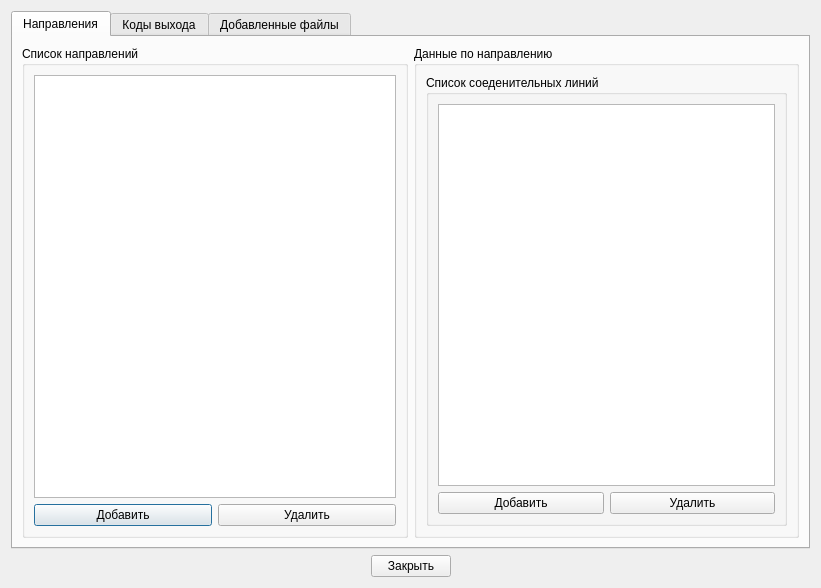
<?xml version="1.0" encoding="UTF-8"?>
<ui version="4.0">
 <class>QProgramPropertyDialog</class>
 <widget class="QDialog" name="QProgramPropertyDialog">
  <property name="geometry">
   <rect>
    <x>0</x>
    <y>0</y>
    <width>821</width>
    <height>588</height>
   </rect>
  </property>
  <property name="windowTitle">
   <string>Настройки программы</string>
  </property>
  <layout class="QVBoxLayout" name="verticalLayout_5">
   <item>
    <widget class="QTabWidget" name="tabWidget">
     <property name="currentIndex">
      <number>0</number>
     </property>
     <widget class="QWidget" name="tabDirection">
      <attribute name="title">
       <string>Направления</string>
      </attribute>
      <layout class="QHBoxLayout" name="horizontalLayout_9">
       <item>
        <widget class="QGroupBox" name="groupBox">
         <property name="title">
          <string>Список направлений</string>
         </property>
         <layout class="QVBoxLayout" name="verticalLayout_4">
          <item>
           <widget class="QTableView" name="listViewDirectionName">
            <property name="selectionMode">
             <enum>QAbstractItemView::ExtendedSelection</enum>
            </property>
            <property name="selectionBehavior">
             <enum>QAbstractItemView::SelectRows</enum>
            </property>
            <attribute name="horizontalHeaderStretchLastSection">
             <bool>true</bool>
            </attribute>
            <attribute name="verticalHeaderVisible">
             <bool>false</bool>
            </attribute>
           </widget>
          </item>
          <item>
           <layout class="QHBoxLayout" name="horizontalLayout_3">
            <item>
             <widget class="QPushButton" name="pushButtonAddName">
              <property name="text">
               <string>Добавить</string>
              </property>
             </widget>
            </item>
            <item>
             <widget class="QPushButton" name="pushButtonDeleteName">
              <property name="text">
               <string>Удалить</string>
              </property>
             </widget>
            </item>
           </layout>
          </item>
         </layout>
        </widget>
       </item>
       <item>
        <widget class="QGroupBox" name="groupBox_2">
         <property name="title">
          <string>Данные по направлению</string>
         </property>
         <layout class="QVBoxLayout" name="verticalLayout_2">
          <item>
           <widget class="QGroupBox" name="groupBox_3">
            <property name="title">
             <string>Список соеденительных линий</string>
            </property>
            <layout class="QVBoxLayout" name="verticalLayout">
             <item>
              <layout class="QHBoxLayout" name="horizontalLayout_4">
               <item>
                <widget class="QTableView" name="tableViewDirectionChannel">
                 <property name="selectionBehavior">
                  <enum>QAbstractItemView::SelectRows</enum>
                 </property>
                 <attribute name="verticalHeaderVisible">
                  <bool>false</bool>
                 </attribute>
                </widget>
               </item>
              </layout>
             </item>
             <item>
              <layout class="QHBoxLayout" name="horizontalLayout_2">
               <item>
                <widget class="QPushButton" name="pushButtonAddChannel">
                 <property name="text">
                  <string>Добавить</string>
                 </property>
                </widget>
               </item>
               <item>
                <widget class="QPushButton" name="pushButtonDeleteChannel">
                 <property name="text">
                  <string>Удалить</string>
                 </property>
                </widget>
               </item>
              </layout>
             </item>
            </layout>
           </widget>
          </item>
         </layout>
        </widget>
       </item>
      </layout>
     </widget>
     <widget class="QWidget" name="tabEnterCode">
      <attribute name="title">
       <string>Коды выхода</string>
      </attribute>
      <layout class="QHBoxLayout" name="horizontalLayout_8">
       <item>
        <widget class="QGroupBox" name="groupBox_4">
         <property name="title">
          <string>На междугороднюю линию</string>
         </property>
         <layout class="QHBoxLayout" name="horizontalLayout_6">
          <item>
           <widget class="QListView" name="listViewNationalCode"/>
          </item>
          <item>
           <layout class="QVBoxLayout" name="verticalLayout_6">
            <item>
             <widget class="QLineEdit" name="lineEditNewPrefixNational"/>
            </item>
            <item>
             <widget class="QPushButton" name="pushAddNationalCode">
              <property name="text">
               <string>Добавить</string>
              </property>
             </widget>
            </item>
            <item>
             <widget class="QPushButton" name="pushRemoveNationalCode">
              <property name="text">
               <string>Удалить</string>
              </property>
             </widget>
            </item>
            <item>
             <spacer name="verticalSpacer">
              <property name="orientation">
               <enum>Qt::Vertical</enum>
              </property>
              <property name="sizeHint" stdset="0">
               <size>
                <width>20</width>
                <height>40</height>
               </size>
              </property>
             </spacer>
            </item>
           </layout>
          </item>
         </layout>
        </widget>
       </item>
       <item>
        <widget class="QGroupBox" name="groupBox_5">
         <property name="title">
          <string>На международную линию</string>
         </property>
         <layout class="QHBoxLayout" name="horizontalLayout_7">
          <item>
           <widget class="QListView" name="listViewInternationalCode"/>
          </item>
          <item>
           <layout class="QVBoxLayout" name="verticalLayout_7">
            <item>
             <widget class="QLineEdit" name="lineEditNewPrefixInternational"/>
            </item>
            <item>
             <widget class="QPushButton" name="pushAddInternationalCode">
              <property name="text">
               <string>Добавить</string>
              </property>
             </widget>
            </item>
            <item>
             <widget class="QPushButton" name="pushRemoveInternationalCode">
              <property name="text">
               <string>Удалить</string>
              </property>
             </widget>
            </item>
            <item>
             <spacer name="verticalSpacer_2">
              <property name="orientation">
               <enum>Qt::Vertical</enum>
              </property>
              <property name="sizeHint" stdset="0">
               <size>
                <width>20</width>
                <height>40</height>
               </size>
              </property>
             </spacer>
            </item>
           </layout>
          </item>
         </layout>
        </widget>
       </item>
      </layout>
     </widget>
     <widget class="QWidget" name="tabAddFiles">
      <attribute name="title">
       <string>Добавленные файлы</string>
      </attribute>
      <layout class="QVBoxLayout" name="verticalLayout_3">
       <item>
        <widget class="QTableView" name="listAddedFiles">
         <property name="editTriggers">
          <set>QAbstractItemView::NoEditTriggers</set>
         </property>
         <property name="selectionMode">
          <enum>QAbstractItemView::ExtendedSelection</enum>
         </property>
         <property name="selectionBehavior">
          <enum>QAbstractItemView::SelectRows</enum>
         </property>
         <attribute name="horizontalHeaderStretchLastSection">
          <bool>true</bool>
         </attribute>
         <attribute name="verticalHeaderVisible">
          <bool>false</bool>
         </attribute>
        </widget>
       </item>
       <item>
        <layout class="QHBoxLayout" name="horizontalLayout_5">
         <item>
          <widget class="QPushButton" name="pushButton">
           <property name="text">
            <string>Удалить</string>
           </property>
          </widget>
         </item>
        </layout>
       </item>
      </layout>
     </widget>
    </widget>
   </item>
   <item>
    <layout class="QHBoxLayout" name="horizontalLayout">
     <item>
      <spacer name="horizontalSpacer">
       <property name="orientation">
        <enum>Qt::Horizontal</enum>
       </property>
       <property name="sizeHint" stdset="0">
        <size>
         <width>40</width>
         <height>20</height>
        </size>
       </property>
      </spacer>
     </item>
     <item>
      <widget class="QPushButton" name="pushClose">
       <property name="text">
        <string>Закрыть</string>
       </property>
      </widget>
     </item>
     <item>
      <spacer name="horizontalSpacer_2">
       <property name="orientation">
        <enum>Qt::Horizontal</enum>
       </property>
       <property name="sizeHint" stdset="0">
        <size>
         <width>40</width>
         <height>20</height>
        </size>
       </property>
      </spacer>
     </item>
    </layout>
   </item>
  </layout>
 </widget>
 <resources/>
 <connections/>
</ui>
